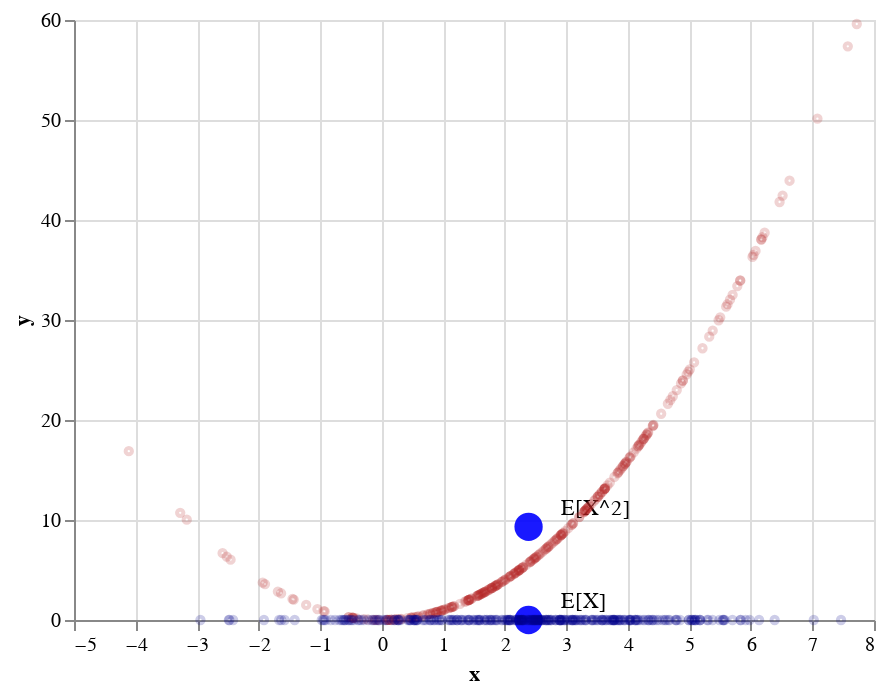

The cell this chart's notebook holds for it:
### Markdown cell above
Each black dot represents the value of some blue $x$, squared. Because each $x$ has equal probability mass (i.e. $\frac{1}{|S|}$) if we simple average the y-coordinates of the black dots, we get the expected value of $X^2$. That is, we get $\mathbb{E}[X^2]$. We show this as a black dot on the chart. We can also plot the expected value of each $x_i$ as a blue dot. This is $\mathbb{E}[X]$.

### Code cell
expected_x2, labels2 = make_scatter_chart_with_labels(X=[np.mean(s)], Y=[np.mean([i ** 2 for i in s])], L=["E[X^2]"])
expected_x, labels = make_scatter_chart_with_labels(X=[np.mean(s)], Y=[0], L=["E[X]"])

expected_x + labels + expected_x2 + labels2 + x2_points + x_points

### Figure 1 — Vega-Lite specification as saved in the notebook (floating-point values rounded to 4 significant figures; data arrays with more than 128 entries replaced by an {"elided": "..."} marker saying what was removed)
{"$schema": "https://vega.github.io/schema/vega-lite/v2.6.0.json", "config": {"view": {"height": 300, "width": 400}}, "layer": [{"data": {"values": [{"label": "E[X]", "x": 2.387, "y": 0}]}, "encoding": {"x": {"field": "x", "type": "quantitative"}, "y": {"field": "y", "type": "quantitative"}}, "mark": {"color": "blue", "filled": true, "opacity": 0.9, "size": 200, "type": "point"}}, {"data": {"values": [{"label": "E[X]", "x": 2.387, "y": 0}]}, "encoding": {"text": {"field": "label", "type": "nominal"}, "x": {"field": "x", "type": "quantitative"}, "y": {"field": "y", "type": "quantitative"}}, "mark": {"align": "left", "baseline": "bottom", "dx": 16, "type": "text", "yOffset": -4}}, {"data": {"values": [{"label": "E[X^2]", "x": 2.387, "y": 9.318}]}, "encoding": {"x": {"field": "x", "type": "quantitative"}, "y": {"field": "y", "type": "quantitative"}}, "mark": {"color": "blue", "filled": true, "opacity": 0.9, "size": 200, "type": "point"}}, {"data": {"values": [{"label": "E[X^2]", "x": 2.387, "y": 9.318}]}, "encoding": {"text": {"field": "label", "type": "nominal"}, "x": {"field": "x", "type": "quantitative"}, "y": {"field": "y", "type": "quantitative"}}, "mark": {"align": "left", "baseline": "bottom", "dx": 16, "type": "text", "yOffset": -4}}, {"data": {"values": {"elided": "300 records"}}, "encoding": {"x": {"field": "x", "type": "quantitative"}, "y": {"field": "y", "type": "quantitative"}}, "mark": {"color": "firebrick", "opacity": 0.2, "size": 10, "type": "point"}}, {"data": {"values": {"elided": "300 records"}}, "encoding": {"x": {"field": "x", "type": "quantitative"}, "y": {"field": "y", "type": "quantitative"}}, "mark": {"color": "darkblue", "opacity": 0.2, "size": 10, "type": "point"}}]}
